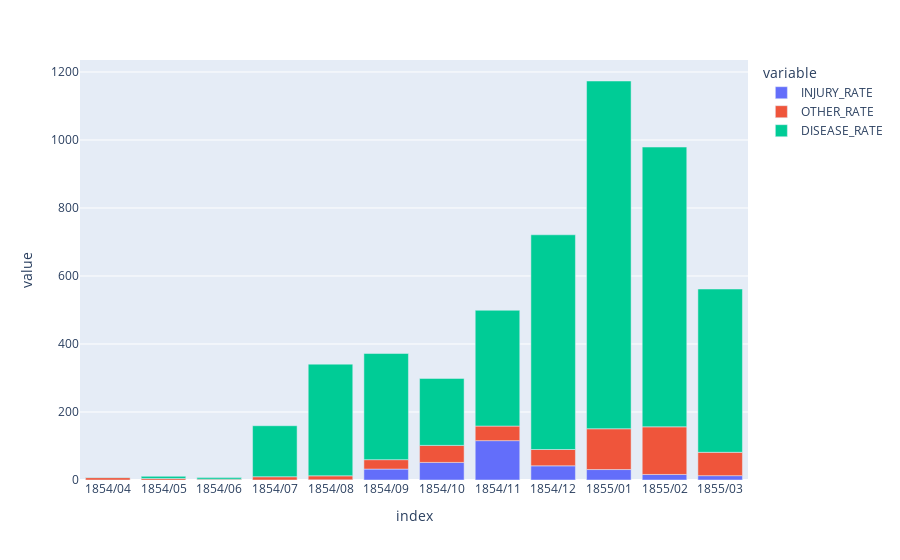

This figure's notebook cell:
### Markdown cell above
### Bar

### Code cell
bar(R_COLS)

### Figure 1 — Plotly figure (JSON) as saved in the notebook; plotly's stock layout.template omitted (floating-point values rounded to 4 significant figures)
{"data": [{"alignmentgroup": "True", "hovertemplate": "variable=INJURY_RATE<br>index=%{x}<br>value=%{y}<extra></extra>", "legendgroup": "INJURY_RATE", "marker": {"color": "#636efa"}, "name": "INJURY_RATE", "offsetgroup": "INJURY_RATE", "orientation": "v", "showlegend": true, "textposition": "auto", "type": "bar", "x": ["1854/04", "1854/05", "1854/06", "1854/07", "1854/08", "1854/09", "1854/10", "1854/11", "1854/12", "1855/01", "1855/02", "1855/03"], "xaxis": "x", "y": [0, 0, 0, 0, 0.4, 32.1, 51.7, 115.8, 41.7, 30.7, 16.3, 12.8], "yaxis": "y"}, {"alignmentgroup": "True", "hovertemplate": "variable=OTHER_RATE<br>index=%{x}<br>value=%{y}<extra></extra>", "legendgroup": "OTHER_RATE", "marker": {"color": "#EF553B"}, "name": "OTHER_RATE", "offsetgroup": "OTHER_RATE", "orientation": "v", "showlegend": true, "textposition": "auto", "type": "bar", "x": ["1854/04", "1854/05", "1854/06", "1854/07", "1854/08", "1854/09", "1854/10", "1854/11", "1854/12", "1855/01", "1855/02", "1855/03"], "xaxis": "x", "y": [7, 4.6, 2.5, 9.6, 11.9, 27.7, 50.1, 42.8, 48, 120, 140.1, 68.6], "yaxis": "y"}, {"alignmentgroup": "True", "hovertemplate": "variable=DISEASE_RATE<br>index=%{x}<br>value=%{y}<extra></extra>", "legendgroup": "DISEASE_RATE", "marker": {"color": "#00cc96"}, "name": "DISEASE_RATE", "offsetgroup": "DISEASE_RATE", "orientation": "v", "showlegend": true, "textposition": "auto", "type": "bar", "x": ["1854/04", "1854/05", "1854/06", "1854/07", "1854/08", "1854/09", "1854/10", "1854/11", "1854/12", "1855/01", "1855/02", "1855/03"], "xaxis": "x", "y": [1.4, 6.2, 4.7, 150, 328.5, 312.2, 197, 340.6, 631.5, 1023.0, 822.8, 480.3], "yaxis": "y"}], "layout": {"barmode": "relative", "legend": {"title": {"text": "variable"}, "tracegroupgap": 0}, "margin": {"t": 60}, "xaxis": {"anchor": "y", "domain": [0, 1], "title": {"text": "index"}}, "yaxis": {"anchor": "x", "domain": [0, 1], "title": {"text": "value"}}}}
